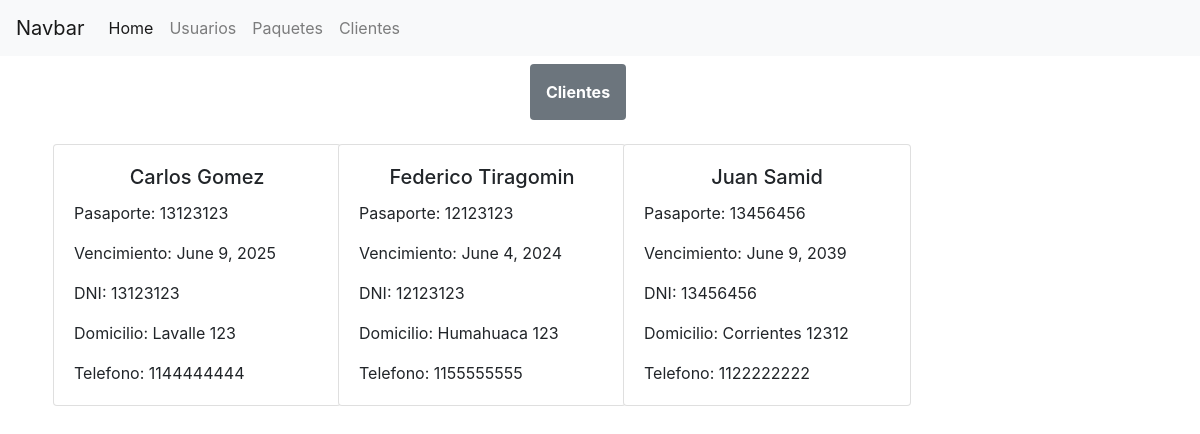
The app's page /clientes-listado/ with its own data.
### customer/models.py (models this page shows)
class Cliente(models.Model):
    nombre = models.CharField(max_length=40)
    apellido = models.CharField(max_length=40)
    pasaporte = models.IntegerField()
    vencimiento = models.DateField()
    dni = models.IntegerField()
    domicilio = models.CharField(max_length=40)
    telefono = models.IntegerField()

### customer/views.py (the view)
# urls.py: path('clientes-listado/', clientes_listado, name = 'clientes_listado'),
def clientes_listado(request):
    clientes = Cliente.objects.all()
    context = {'clientes': clientes}
    return render(request, "clientes_listado.html", context = context)

### templates/clientes_listado.html (shortened to what this page needs)
{% extends 'base.html' %}
{% block contenido %}
<body>
    <div class="container text-center m-2">
    <div class="rounded d-inline-block p-3 mb-2 bg-secondary text-white"><b>Clientes</b></div>
    </div>
        <div class="container">
            <div class="row">
                {% for cliente in clientes %}
                <div class="col-3">
                <div class="card m-2" style="width: 18rem;">
                    <div class="card-body">
                    <h5 class="card-title text-center">{{cliente.nombre}} {{cliente.apellido}}</h5>
                    <p class="card-text">Pasaporte: {{cliente.pasaporte}}</p>
					<p class="card-text">Vencimiento: {{cliente.vencimiento}}</p>
					<p class="card-text">DNI: {{cliente.dni}}</p>
					<p class="card-text">Domicilio: {{cliente.domicilio}}</p>
					<p class="card-text">Telefono: {{cliente.telefono}}</p>
                    </div>
                </div>
                </div>
                {% endfor %}
            </div>
        </div>
</body>
{%endblock%}

### records on screen
Cliente: nombre "Carlos", apellido "Gomez", pasaporte "13123123", vencimiento "June 9, 2025", dni "13123123", domicilio "Lavalle 123", telefono "1144444444"
Cliente: nombre "Federico", apellido "Tiragomin", pasaporte "12123123", vencimiento "June 4, 2024", dni "12123123", domicilio "Humahuaca 123", telefono "1155555555"
Cliente: nombre "Juan", apellido "Samid", pasaporte "13456456", vencimiento "June 9, 2039", dni "13456456", domicilio "Corrientes 12312", telefono "1122222222"
